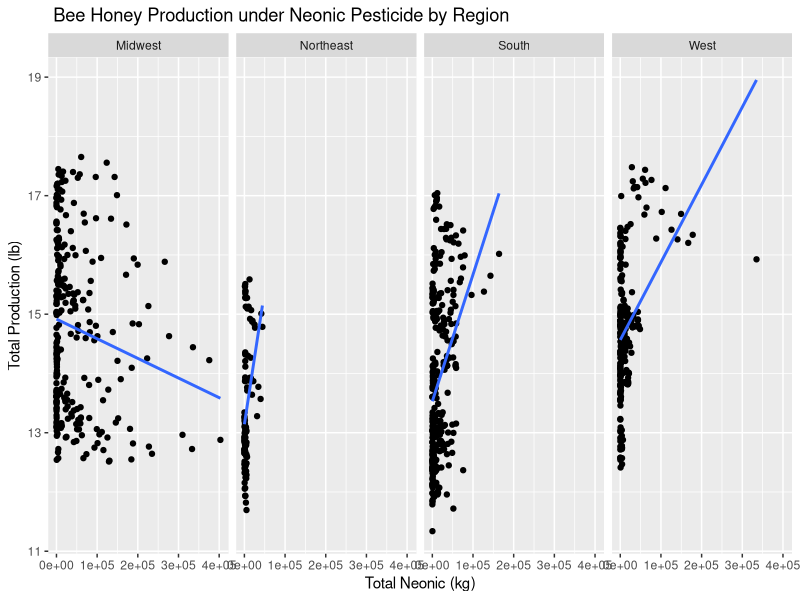
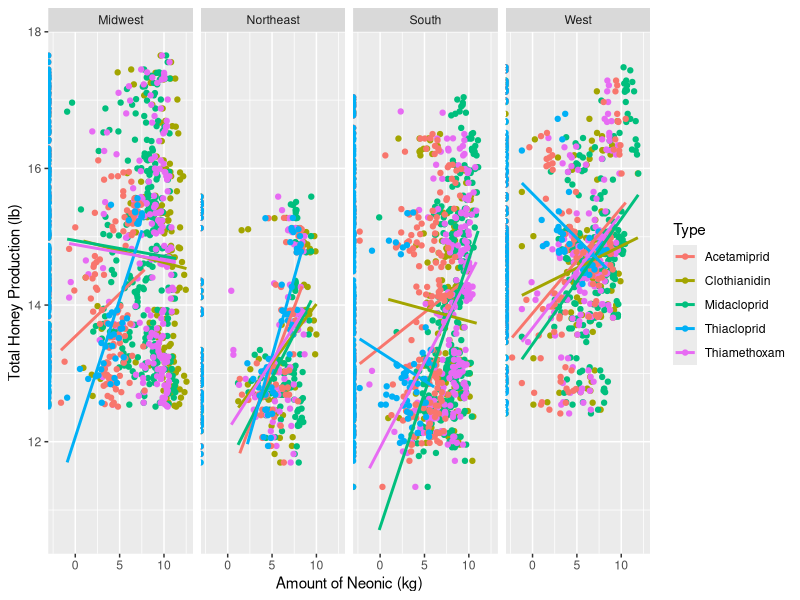

These figures' R source, in order:
## ---- chunk 1
library(tidyverse)
library(dplyr)
library(ggplot2)

honey.csv <- read.csv("Honey_v03.csv")
glimpse(honey.csv)
## ---- chunk 2
honey.csv <- read.csv("Honey_v03.csv")


neonicvtotalprod <- honey.csv %>%
  group_by(Region) 


ggplot(data = neonicvtotalprod, mapping = aes(x = nAllNeonic, y = log(totalprod), group = Region)) +
  facet_grid(.~ Region) +
  geom_point() +
  geom_smooth(method = "lm", se = FALSE) +
  labs (x = "Total Neonic (kg)", y = "Total Production (lb)", title = " Bee Honey Production under Neonic Pesticide by Region")
## ---- chunk 3
#Statistical test: correlation per region
neonicstatmw <- honey.csv %>%
  filter(Region == "Midwest")
cortest.mw <- cor.test(neonicstatmw$totalprod, neonicstatmw$nAllNeonic, method = "spearman", exact = FALSE)
cortest.mw


neonicstatwest <- honey.csv %>%
  filter(Region == "West")
cortest.w <- cor.test(neonicstatwest$totalprod, neonicstatwest$nAllNeonic, method = "spearman", exact = FALSE)
cortest.w

neonicstatne <- honey.csv %>%
  filter(Region == "Northeast")
cortest.ne <- cor.test(neonicstatne$totalprod, neonicstatne$nAllNeonic, method = "spearman", exact = FALSE)
cortest.ne

neonicstatsouth <- honey.csv %>%
  filter(Region == "South")
cortest.s <- cor.test(neonicstatsouth$totalprod, neonicstatsouth$nAllNeonic, method = "spearman", exact = FALSE)
cortest.s


#Making a data frame of statistical results
Region <- c("Midwest", "West", "Northeast", "South")
p.value <- c(cortest.mw$p.value, cortest.w$p.value, cortest.mw$p.value, cortest.s$p.value)
rho <- c(-0.1027632, 0.3549792, 0.3510381, 0.4034019)
significance <- c("ns", "*", "*", "*")

allneonic <- cbind(Region, p.value, rho, significance)
allneonic <- data.frame(allneonic); allneonic
## ---- chunk 4
byneonic <- select(honey.csv, totalprod, 12:16, Region); byneonic
byneonic <- na.omit(byneonic)
byneonicA <- gather(byneonic, "Type", "Amount", 2:6)
byneonicB <- byneonicA %>%
  mutate(logtotalprod = log(totalprod), logamount = log(Amount))
byneonicB

ggplot(byneonicB, aes(x = logamount, y = logtotalprod, color = Type)) + 
  geom_point() + facet_grid(.~ Region) + 
   labs(Title = "Effects of different Neonic types to honey production by Region", x = "Amount of Neonic (kg)", y = "Total Honey Production (lb)") +
   scale_fill_discrete(name = "Type", labels = c("Acetamiprid", "Clothianidin", "Imidacloprid", "Thiacloprid", "Thiamethoxam"))  +
  geom_smooth(method = lm, se = FALSE)

#filter dataset by region
midwest <- byneonic %>%
  filter(Region == "Midwest")

northeast <- byneonic %>%
  filter(Region == "Northeast")

south <- byneonic %>%
  filter(Region == "South")

west <- byneonic %>%
  filter(Region == "West")

#Correlation test per neocin type per region

acemid.cor <- cor.test(midwest$totalprod, midwest$Acetamiprid, method = "spearman", exact = FALSE)
acemid.cor

clomid.cor <- cor.test(midwest$totalprod, midwest$Clothianidin, method = "spearman", exact = FALSE)
clomid.cor


midmid.cor <- cor.test(midwest$totalprod, midwest$Midacloprid, method = "spearman", exact = FALSE)
midmid.cor


thiamethid.cor <- cor.test(midwest$totalprod, midwest$Thiamethoxam, method = "spearman", exact = FALSE)
thiamethid.cor

thiaclomid.cor <- cor.test(midwest$totalprod, midwest$Thiacloprid, method = "spearman", exact = FALSE)
thiaclomid.cor


#northeast

acene.cor <- cor.test(northeast$totalprod, northeast$Acetamiprid, method = "spearman", exact = FALSE)
acene.cor

clone.cor <- cor.test(northeast$totalprod, northeast$Clothianidin, method = "spearman", exact = FALSE)
clone.cor


midne.cor <- cor.test(northeast$totalprod, northeast$Midacloprid, method = "spearman", exact = FALSE)
midne.cor


thiamethne.cor <- cor.test(northeast$totalprod, northeast$Thiamethoxam, method = "spearman", exact = FALSE)
thiamethne.cor


thiaclone.cor <- cor.test(northeast$totalprod, northeast$Thiacloprid, method = "spearman", exact = FALSE)
thiaclone.cor

#south

acesouth.cor <- cor.test(south$totalprod, south$Acetamiprid, method = "spearman", exact = FALSE)
acesouth.cor

closouth.cor <- cor.test(south$totalprod, south$Clothianidin, method = "spearman", exact = FALSE)
closouth.cor


midsouth.cor <- cor.test(south$totalprod, south$Midacloprid, method = "spearman", exact = FALSE)
midsouth.cor


thiamethsouth.cor <- cor.test(south$totalprod, south$Thiamethoxam, method = "spearman", exact = FALSE)
thiamethsouth.cor


thiaclosouth.cor <- cor.test(south$totalprod, south$Thiacloprid, method = "spearman", exact = FALSE)
thiaclosouth.cor

#west

acewest.cor <- cor.test(west$totalprod, west$Acetamiprid, method = "spearman", exact = FALSE)
acewest.cor

clowest.cor <- cor.test(west$totalprod, west$Clothianidin, method = "spearman", exact = FALSE)
clowest.cor


midwest.cor <- cor.test(west$totalprod, west$Midacloprid, method = "spearman", exact = FALSE)
midwest.cor


thiamethwest.cor <- cor.test(west$totalprod, west$Thiamethoxam, method = "spearman", exact = FALSE)
thiamethwest.cor


thiaclowest.cor <- cor.test(west$totalprod, west$Thiacloprid, method = "spearman", exact = FALSE)
thiaclowest.cor

#making dataframe of the significance of statistical results
Region <- c("Midwest", "Midwest", "Midwest", "Midwest", "Midwest", "Northeast", "Northeast", "Northeast", "Northeast","Northeast","South", "South", "South", "South", "South", "West", "West", "West", "West","West")
NeonicType <- c("Acetamiprid", "Clothianidin", "Midacloprid", "Thiamethoxam", "Thiacloprid", "Acetamiprid", "Clothianidin", "Midacloprid", "Thiamethoxam", "Thiacloprid", "Acetamiprid", "Clothianidin", "Midacloprid", "Thiamethoxam", "Thiacloprid", "Acetamiprid", "Clothianidin", "Midacloprid", "Thiamethoxam", "Thiacloprid")
p.value <- c(acemid.cor$p.value, clomid.cor$p.value, midmid.cor$p.value, thiamethid.cor$p.value, thiaclomid.cor$p.value, acene.cor$p.value, clone.cor$p.value, midne.cor$p.value, thiamethne.cor$p.value, thiaclone.cor$p.value, acesouth.cor$p.value, closouth.cor$p.value, midsouth.cor$p.value, thiamethsouth.cor$p.value, thiaclosouth.cor$p.value, acewest.cor$p.value, clowest.cor$p.value, midwest.cor$p.value, thiamethsouth.cor$p.value, thiaclowest.cor$p.value)

rho <- c(-0.3406599, -0.178460 ,-0.04370683 ,-0.1223294 ,-0.2207321  ,0.178998
         ,0.1504854 ,0.2958545 ,0.178656 ,0.2972762, 0.06931884, -0.03242255,
         0.5089368, 0.1946103, -0.2852726, 0.06372726, -0.07198862 , 0.3833301,
         0.1946103, 0.1439576)

1.533013e-08 < 0.05

significance <- c("*", "*", "ns", "*", "*", "ns", "*", "ns", "*", "ns","ns", "*", "*", "*", "ns", "ns", "*", "*", "*")
  
neonic.type.df <- cbind(Region, NeonicType, p.value, rho, significance)
neonic.type.df <- as.data.frame(neonic.type.df)
View((neonic.type.df))

